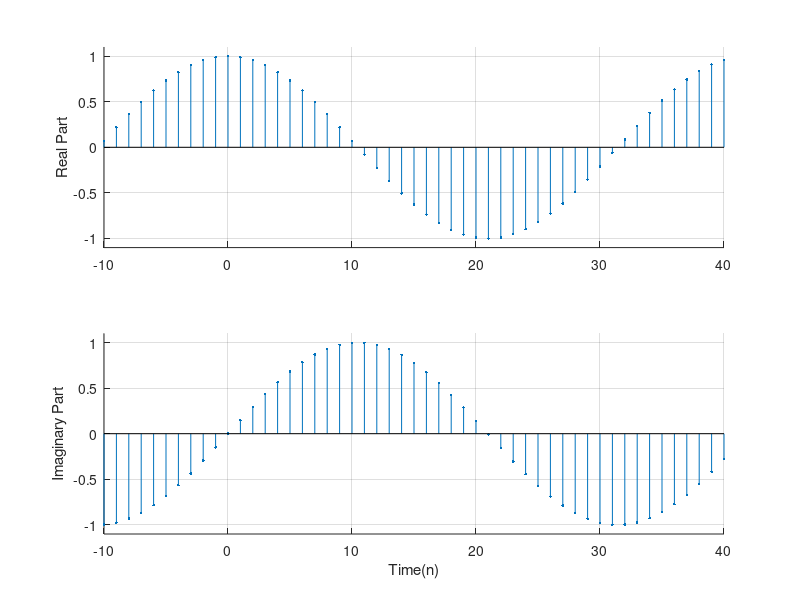
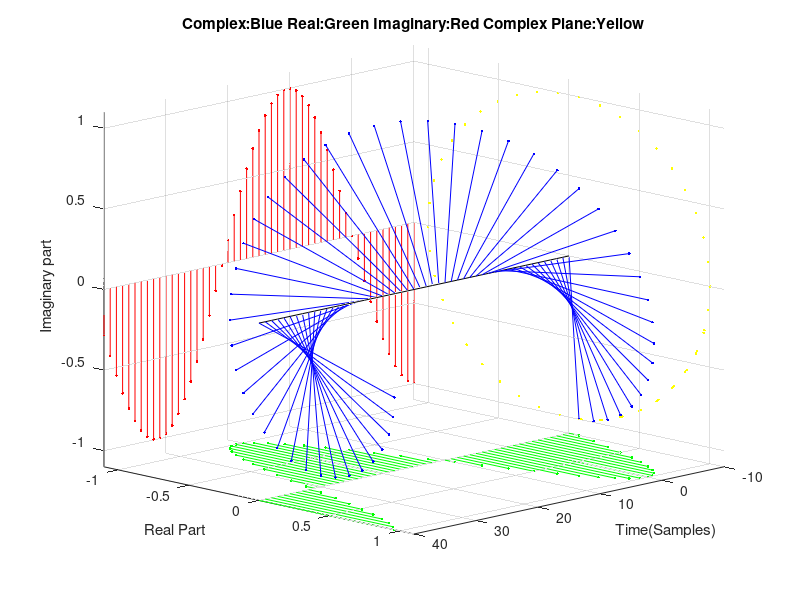

MATLAB code for these plots, in order:
w = i * .15;
n = -10:40
y = exp(w*n);
N = length(n);

% 2D
subplot(2,1,1);
stem(n,real(y),'.');
box off;
grid on;
ylim([-1.1 1.1]);
ylabel('Real Part');

subplot(2,1,2);
stem(n,imag(y),'.');
box off;
grid on;
ylim([-1.1 1.1]);
xlabel('Time(n)');
ylabel('Imaginary Part');

% 3D
figure
plot3(n,zeros(1,N),zeros(1,N),'k'); % straight line 
hold on;

% real
plot3(n,real(y),-1.1*ones(size(n)),'.g');
plot3(ones(2,1)*n,[zeros(1,N);real(y)],-1.1*ones(2,N),'g');

% imaginary
plot3(n,-1.1*ones(size(n)),imag(y),'.r');
plot3(ones(2,1)*n,-1.1*ones(2,N),[zeros(1,N);imag(y)],'r');

% complex
plot3(n,real(y),imag(y),'.b'),              
plot3(ones(2,1)*n,[zeros(1,N);real(y)],[zeros(1,N);imag(y)],'b');

% complex plane
plot3(ones(1,N)*-10,real(y),imag(y),'.y'); 

hold off;
grid on;
set(gca,'XDir','reverse') % reversing the values on the x-axis
set(gca,'YDir','reverse') % reversing the values on the y-axis
xlabel('Time(Samples)');
ylabel('Real Part ');
zlabel('Imaginary part');
title('Complex:Blue Real:Green Imaginary:Red Complex Plane:Yellow');
axis([min(n) max(n) -1.1 1.1 -1.1 1.1]);
view(-45,15);
